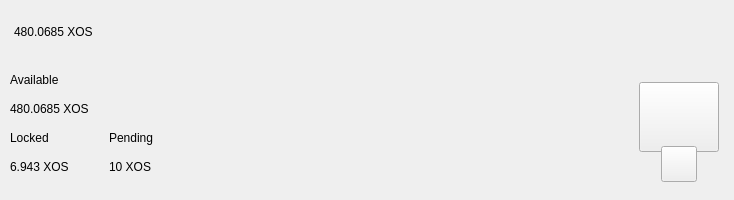
<?xml version="1.0" encoding="UTF-8"?>
<ui version="4.0">
 <class>TopBar</class>
 <widget class="QWidget" name="TopBar">
  <property name="geometry">
   <rect>
    <x>0</x>
    <y>0</y>
    <width>734</width>
    <height>200</height>
   </rect>
  </property>
  <property name="minimumSize">
   <size>
    <width>0</width>
    <height>200</height>
   </size>
  </property>
  <property name="maximumSize">
   <size>
    <width>16777215</width>
    <height>200</height>
   </size>
  </property>
  <property name="windowTitle">
   <string>Form</string>
  </property>
  <layout class="QVBoxLayout" name="verticalLayout_10" stretch="0">
   <property name="spacing">
    <number>0</number>
   </property>
   <property name="leftMargin">
    <number>0</number>
   </property>
   <property name="topMargin">
    <number>0</number>
   </property>
   <property name="rightMargin">
    <number>0</number>
   </property>
   <property name="bottomMargin">
    <number>0</number>
   </property>
   <item>
    <widget class="PFBorderImage" name="containerTop" native="true">
     <layout class="QVBoxLayout" name="verticalLayout_11">
      <property name="spacing">
       <number>0</number>
      </property>
      <property name="leftMargin">
       <number>0</number>
      </property>
      <property name="topMargin">
       <number>0</number>
      </property>
      <property name="rightMargin">
       <number>0</number>
      </property>
      <property name="bottomMargin">
       <number>0</number>
      </property>
      <item>
       <widget class="QWidget" name="top_container_2" native="true">
        <property name="minimumSize">
         <size>
          <width>0</width>
          <height>65</height>
         </size>
        </property>
        <layout class="QHBoxLayout" name="top_container">
         <property name="spacing">
          <number>0</number>
         </property>
         <property name="leftMargin">
          <number>14</number>
         </property>
         <property name="topMargin">
          <number>0</number>
         </property>
         <property name="rightMargin">
          <number>14</number>
         </property>
         <property name="bottomMargin">
          <number>0</number>
         </property>
         <item alignment="Qt::AlignVCenter">
          <widget class="QWidget" name="widgetTopAmount" native="true">
           <property name="sizePolicy">
            <sizepolicy hsizetype="Preferred" vsizetype="Maximum">
             <horstretch>0</horstretch>
             <verstretch>0</verstretch>
            </sizepolicy>
           </property>
           <layout class="QHBoxLayout" name="horizontalLayout_5">
            <property name="spacing">
             <number>0</number>
            </property>
            <property name="leftMargin">
             <number>0</number>
            </property>
            <property name="topMargin">
             <number>0</number>
            </property>
            <property name="rightMargin">
             <number>0</number>
            </property>
            <property name="bottomMargin">
             <number>0</number>
            </property>
            <item alignment="Qt::AlignTop">
             <widget class="QLabel" name="labelAmountTopXOS">
              <property name="minimumSize">
               <size>
                <width>0</width>
                <height>36</height>
               </size>
              </property>
              <property name="styleSheet">
               <string notr="true">padding:0px;margin:0px;</string>
              </property>
              <property name="text">
               <string>480.0685 XOS</string>
              </property>
             </widget>
            </item>
            <item>
             <spacer name="horizontalSpacer_11">
              <property name="orientation">
               <enum>Qt::Horizontal</enum>
              </property>
              <property name="sizeType">
               <enum>QSizePolicy::Fixed</enum>
              </property>
              <property name="sizeHint" stdset="0">
               <size>
                <width>20</width>
                <height>20</height>
               </size>
              </property>
             </spacer>
            </item>
            <item>
             <spacer name="horizontalSpacer_12">
              <property name="orientation">
               <enum>Qt::Horizontal</enum>
              </property>
              <property name="sizeType">
               <enum>QSizePolicy::Fixed</enum>
              </property>
              <property name="sizeHint" stdset="0">
               <size>
                <width>20</width>
                <height>20</height>
               </size>
              </property>
             </spacer>
            </item>
           </layout>
          </widget>
         </item>
         <item>
          <spacer name="horizontalSpacer">
           <property name="orientation">
            <enum>Qt::Horizontal</enum>
           </property>
           <property name="sizeHint" stdset="0">
            <size>
             <width>40</width>
             <height>20</height>
            </size>
           </property>
          </spacer>
         </item>
         <item>
          <layout class="QHBoxLayout" name="horizontalLayout_4">
           <property name="spacing">
            <number>12</number>
           </property>
           <property name="rightMargin">
            <number>0</number>
           </property>
           <item alignment="Qt::AlignRight">
            <widget class="QWidget" name="layoutSync" native="true">
             <property name="minimumSize">
              <size>
               <width>0</width>
               <height>36</height>
              </size>
             </property>
             <property name="maximumSize">
              <size>
               <width>16777215</width>
               <height>36</height>
              </size>
             </property>
             <layout class="QVBoxLayout" name="verticalLayout_9">
              <property name="leftMargin">
               <number>0</number>
              </property>
              <property name="topMargin">
               <number>0</number>
              </property>
              <property name="rightMargin">
               <number>0</number>
              </property>
              <property name="bottomMargin">
               <number>0</number>
              </property>
              <item>
               <widget class="ExpandableButton" name="pushButtonSync" native="true">
                <property name="minimumSize">
                 <size>
                  <width>36</width>
                  <height>36</height>
                 </size>
                </property>
                <property name="maximumSize">
                 <size>
                  <width>16777215</width>
                  <height>36</height>
                 </size>
                </property>
               </widget>
              </item>
             </layout>
            </widget>
           </item>
           <item>
            <widget class="ExpandableButton" name="pushButtonStack" native="true">
             <property name="minimumSize">
              <size>
               <width>36</width>
               <height>36</height>
              </size>
             </property>
            </widget>
           </item>
           <item>
            <widget class="ExpandableButton" name="pushButtonHardfork" native="true">
             <property name="minimumSize">
              <size>
               <width>36</width>
               <height>36</height>
              </size>
             </property>
            </widget>
           </item>
           <item>
            <widget class="ExpandableButton" name="pushButtonColdStaking" native="true">
             <property name="minimumSize">
              <size>
               <width>36</width>
               <height>36</height>
              </size>
             </property>
            </widget>
           </item>
           <item>
            <widget class="ExpandableButton" name="pushButtonConnection" native="true">
             <property name="minimumSize">
              <size>
               <width>36</width>
               <height>36</height>
              </size>
             </property>
            </widget>
           </item>
           <item>
            <widget class="ExpandableButton" name="pushButtonTor" native="true">
             <property name="minimumSize">
              <size>
               <width>36</width>
               <height>36</height>
              </size>
             </property>
            </widget>
           </item>
           <item>
            <widget class="ExpandableButton" name="pushButtonHDEnabled" native="true">
             <property name="minimumSize">
              <size>
               <width>36</width>
               <height>36</height>
              </size>
             </property>
            </widget>
           </item>
           <item>
            <widget class="ExpandableButton" name="pushButtonLock" native="true">
             <property name="sizePolicy">
              <sizepolicy hsizetype="Expanding" vsizetype="Expanding">
               <horstretch>0</horstretch>
               <verstretch>0</verstretch>
              </sizepolicy>
             </property>
             <property name="minimumSize">
              <size>
               <width>36</width>
               <height>0</height>
              </size>
             </property>
            </widget>
           </item>
           <item>
            <widget class="ExpandableButton" name="pushButtonTheme" native="true">
             <property name="minimumSize">
              <size>
               <width>36</width>
               <height>36</height>
              </size>
             </property>
             <property name="maximumSize">
              <size>
               <width>16777215</width>
               <height>36</height>
              </size>
             </property>
            </widget>
           </item>
           <item>
            <widget class="ExpandableButton" name="pushButtonFAQ" native="true">
             <property name="minimumSize">
              <size>
               <width>36</width>
               <height>36</height>
              </size>
             </property>
            </widget>
           </item>
          </layout>
         </item>
        </layout>
       </widget>
      </item>
      <item>
       <widget class="QWidget" name="bottom_container" native="true">
        <property name="minimumSize">
         <size>
          <width>0</width>
          <height>135</height>
         </size>
        </property>
        <layout class="QHBoxLayout" name="botton_container">
         <property name="leftMargin">
          <number>10</number>
         </property>
         <property name="topMargin">
          <number>0</number>
         </property>
         <property name="rightMargin">
          <number>10</number>
         </property>
         <property name="bottomMargin">
          <number>10</number>
         </property>
         <item>
          <layout class="QHBoxLayout" name="horizontalLayout_3">
           <property name="bottomMargin">
            <number>9</number>
           </property>
           <item>
            <layout class="QVBoxLayout" name="verticalLayout_7">
             <property name="spacing">
              <number>0</number>
             </property>
             <property name="leftMargin">
              <number>0</number>
             </property>
             <property name="rightMargin">
              <number>30</number>
             </property>
             <item>
              <layout class="QVBoxLayout" name="verticalLayout_2">
               <item>
                <widget class="QLabel" name="labelTitle1">
                 <property name="text">
                  <string>Available</string>
                 </property>
                </widget>
               </item>
               <item>
                <widget class="QLabel" name="labelAmountXOS">
                 <property name="text">
                  <string>480.0685 XOS</string>
                 </property>
                </widget>
               </item>
              </layout>
             </item>
             <item>
              <layout class="QHBoxLayout" name="horizontalLayout_2">
               <property name="spacing">
                <number>0</number>
               </property>
               <item>
                <layout class="QVBoxLayout" name="verticalLayout_3">
                 <item>
                  <widget class="QLabel" name="labelTitle3">
                   <property name="text">
                    <string>Locked</string>
                   </property>
                  </widget>
                 </item>
                 <item>
                  <widget class="QLabel" name="labelLockedXOS">
                   <property name="text">
                    <string>6.943 XOS</string>
                   </property>
                  </widget>
                 </item>
                </layout>
               </item>
               <item>
                <spacer name="horizontalSpacer_3">
                 <property name="orientation">
                  <enum>Qt::Horizontal</enum>
                 </property>
                 <property name="sizeType">
                  <enum>QSizePolicy::Fixed</enum>
                 </property>
                 <property name="sizeHint" stdset="0">
                  <size>
                   <width>40</width>
                   <height>20</height>
                  </size>
                 </property>
                </spacer>
               </item>
               <item>
                <layout class="QVBoxLayout" name="verticalLayout_4">
                 <item>
                  <widget class="QLabel" name="labelTitle4">
                   <property name="text">
                    <string>Pending</string>
                   </property>
                  </widget>
                 </item>
                 <item>
                  <widget class="QLabel" name="labelPendingXOS">
                   <property name="text">
                    <string>10 XOS</string>
                   </property>
                  </widget>
                 </item>
                </layout>
               </item>
              </layout>
             </item>
            </layout>
           </item>
          </layout>
         </item>
         <item>
          <spacer name="horizontalSpacer_2">
           <property name="orientation">
            <enum>Qt::Horizontal</enum>
           </property>
           <property name="sizeHint" stdset="0">
            <size>
             <width>40</width>
             <height>20</height>
            </size>
           </property>
          </spacer>
         </item>
         <item alignment="Qt::AlignHCenter|Qt::AlignVCenter">
          <widget class="QWidget" name="qrContainer" native="true">
           <property name="sizePolicy">
            <sizepolicy hsizetype="Preferred" vsizetype="Minimum">
             <horstretch>0</horstretch>
             <verstretch>0</verstretch>
            </sizepolicy>
           </property>
           <property name="minimumSize">
            <size>
             <width>90</width>
             <height>110</height>
            </size>
           </property>
           <property name="maximumSize">
            <size>
             <width>90</width>
             <height>110</height>
            </size>
           </property>
           <layout class="QVBoxLayout" name="containerQR">
            <property name="spacing">
             <number>0</number>
            </property>
            <property name="leftMargin">
             <number>5</number>
            </property>
            <property name="topMargin">
             <number>10</number>
            </property>
            <property name="rightMargin">
             <number>5</number>
            </property>
            <property name="bottomMargin">
             <number>0</number>
            </property>
            <item>
             <widget class="QPushButton" name="btnQr">
              <property name="minimumSize">
               <size>
                <width>70</width>
                <height>70</height>
               </size>
              </property>
              <property name="maximumSize">
               <size>
                <width>16777215</width>
                <height>70</height>
               </size>
              </property>
              <property name="focusPolicy">
               <enum>Qt::NoFocus</enum>
              </property>
              <property name="text">
               <string/>
              </property>
              <property name="iconSize">
               <size>
                <width>70</width>
                <height>70</height>
               </size>
              </property>
             </widget>
            </item>
            <item>
             <spacer name="verticalSpacer">
              <property name="orientation">
               <enum>Qt::Vertical</enum>
              </property>
              <property name="sizeType">
               <enum>QSizePolicy::Fixed</enum>
              </property>
              <property name="sizeHint" stdset="0">
               <size>
                <width>20</width>
                <height>20</height>
               </size>
              </property>
             </spacer>
            </item>
            <item alignment="Qt::AlignHCenter|Qt::AlignBottom">
             <widget class="QPushButton" name="pushButtonQR">
              <property name="minimumSize">
               <size>
                <width>36</width>
                <height>36</height>
               </size>
              </property>
              <property name="maximumSize">
               <size>
                <width>36</width>
                <height>36</height>
               </size>
              </property>
              <property name="focusPolicy">
               <enum>Qt::NoFocus</enum>
              </property>
              <property name="text">
               <string/>
              </property>
             </widget>
            </item>
           </layout>
          </widget>
         </item>
        </layout>
       </widget>
      </item>
     </layout>
    </widget>
   </item>
  </layout>
 </widget>
 <customwidgets>
  <customwidget>
   <class>ExpandableButton</class>
   <extends>QWidget</extends>
   <header>qt/pivx/expandablebutton.h</header>
   <container>1</container>
  </customwidget>
  <customwidget>
   <class>PFBorderImage</class>
   <extends>QFrame</extends>
   <header>qt/pivx/pfborderimage.h</header>
   <container>1</container>
  </customwidget>
 </customwidgets>
 <resources/>
 <connections/>
</ui>
